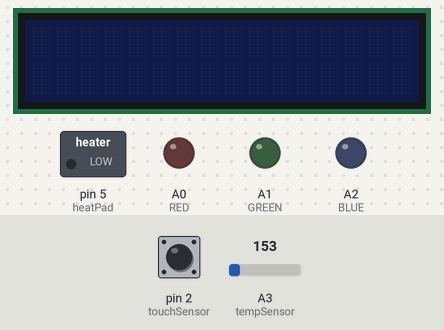
The sketch below on a simulated Arduino Uno, built with avr-gcc and run on an emulated ATmega328P. Parts: 16×2 character LCD, switched loads named in the sketch (green lamp = pin HIGH), output pins drawn as LEDs (lit = HIGH). Inputs (shaded band) come from the test bench; at power-on: pin 2 (touchSensor) LOW, A3 (tempSensor) = 153. What the sketch prints to the serial monitor is not drawn.

Above: at 1.2 s.
1.3 s: pin 2 (touchSensor) driven HIGH
At 2.3 s:
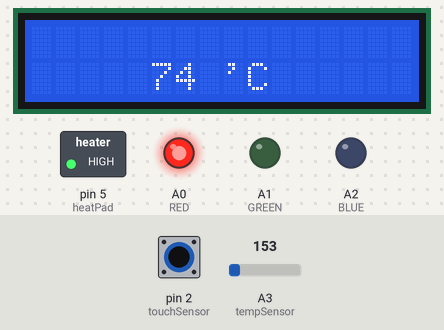
2.9 s: A3 (tempSensor) set to 165
At 3.5 s:
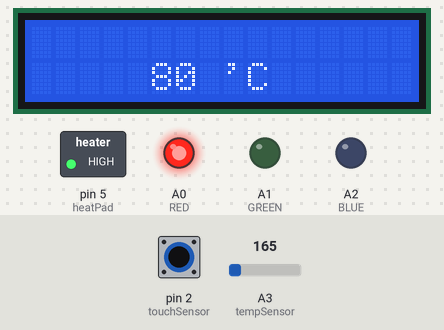
4.4 s: A3 (tempSensor) set to 175
At 5.6 s:
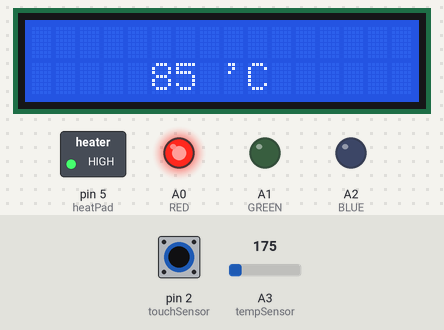
5.9 s: A3 (tempSensor) set to 191
At 6.6 s:
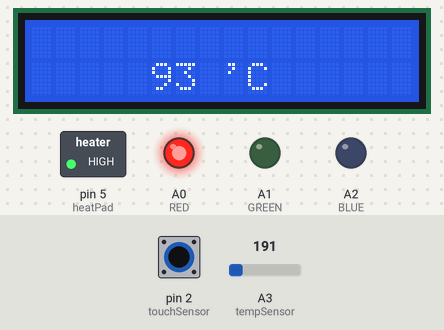
7.4 s: pin 2 (touchSensor) pulsed LOW 2 times (0.12 s each, 0.3 s apart)
At 7.95 s:
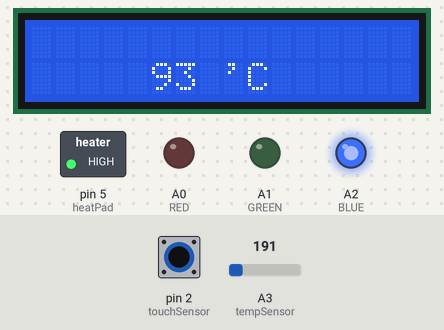
Timing chart, 0 to 10.4 s (numbered marks = the images above; inputs shaded):
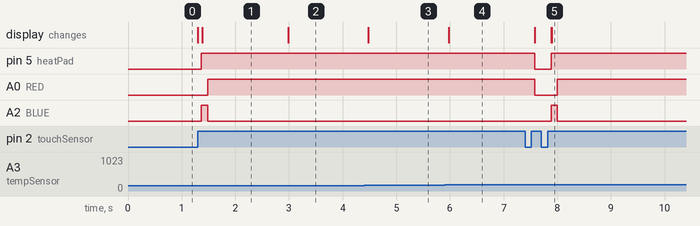

The sketch:

Capstone_arduino_final.ino
```cpp
#include <Wire.h>
#include <LiquidCrystal_I2C.h>

#define col 5
#define row 1
#define TEMP0 65

const int touchSensor = 2;
int touchState = 0;
int previousTouchState = 0;
int flag_onoff = 0;

LiquidCrystal_I2C lcd(0x27,16,2);

const int RED = A0;
const int GREEN = A1;
const int BLUE = A2;

const int tempSensor = A3;
bool flag_tempover = false;

const int heatPad = 5;


void setup() {
  Serial.begin(9600);
  pinMode(touchSensor, INPUT);
  pinMode(RED, OUTPUT);
  pinMode(GREEN, OUTPUT);
  pinMode(BLUE, OUTPUT);
  pinMode(tempSensor, INPUT);
  pinMode(heatPad, OUTPUT);
  previousTouchState = digitalRead(touchSensor);
}

void turnOn() {
  flag_onoff = 1;
  Serial.println("touchsensor ON");

  lcd.init();
  lcd.backlight();
  lcd.noCursor();

  makeColor(0, 0, 255);
  Serial.println("LED: BLUE");

  digitalWrite(heatPad, HIGH);
  flag_tempover = true;
}

void turnOff() {
  flag_onoff = 0;
  Serial.println("touchsensor OFF");

  lcd.clear();
  lcd.noCursor();
  lcd.noBacklight();

  makeColor(0, 0, 0);

  digitalWrite(heatPad, LOW);
}

void act() {
  int temp = lm35conv(analogRead(tempSensor));
  lcd.setCursor(col, row);
  lcd.print(temp);
  lcd.setCursor(col+3, row);
  lcd.print("'C");
  lcd.noCursor();
  delay(100);
  Serial.print("LCD: ");
  Serial.print(temp);
  Serial.println("'C");

  if(flag_tempover == true) {
    if(temp >= TEMP0) {
      makeColor(255, 0, 0);
      Serial.println("LED: RED");
      flag_tempover = false;
    }
  }
}

void makeColor(int REDVALUE, int GREENVALUE, int BLUEVALUE) {
  analogWrite(RED, REDVALUE);
  analogWrite(GREEN, GREENVALUE);
  analogWrite(BLUE, BLUEVALUE);
}

int tmp36conv(double readVal) {
  double voltage = readVal*5/1024;
  double temp = voltage*100-50;
  return (int)temp;
}

int lm35conv(float readVal) {
  float temp = readVal * 500.0 / 1024.0;
  return (int)temp;
}

void loop() {

  touchState = digitalRead(touchSensor);

  if(previousTouchState != touchState) {
    if(touchState == 1) {
      if(flag_onoff == 0) turnOn();
      else if(flag_onoff == 1) turnOff();
    }
    delay(10);
  }

  previousTouchState = touchState;

  if(flag_onoff == 1) act();

}
```

Measured:
- after the input at 1.3 s, pin 5 (heatPad): LOW → HIGH after 0.07 s; A0 (RED): LOW → HIGH after 0.18 s; A2 (BLUE): LOW → HIGH after 0.06 s, → LOW 0.12 s later
- after the input at 2.9 s, the display: changes after 0.08 s (image 2)
- after the input at 4.4 s, the display: changes after 0.08 s (image 3)
- after the input at 5.9 s, the display: changes after 0.07 s (image 4)
- after the input at 7.4 s, pin 5 (heatPad): HIGH → LOW after 0.18 s, → HIGH 0.30 s later; A0 (RED): HIGH → LOW after 0.18 s, → HIGH 0.42 s later; A2 (BLUE): LOW → HIGH after 0.48 s, → LOW 0.12 s later; the display: first changes after 0.18 s (image 5 shows a later state)
